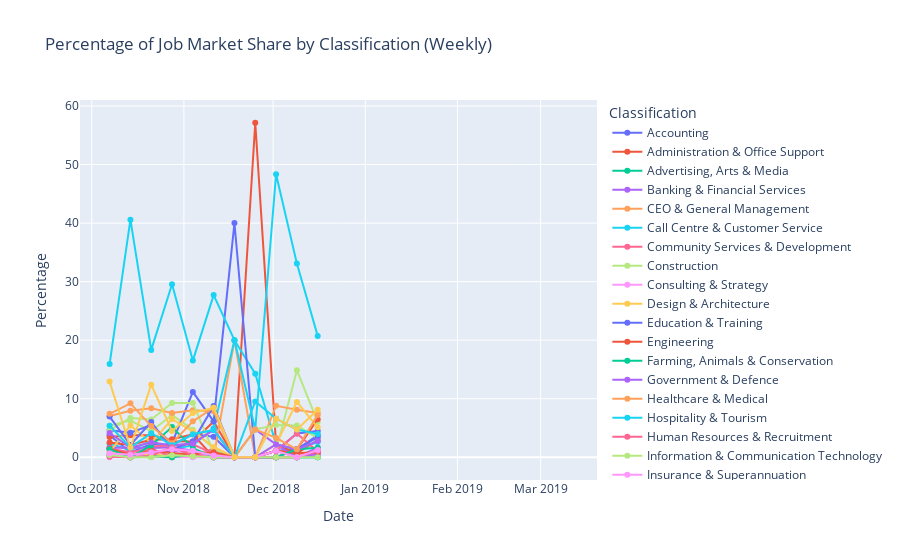

Notebook code cell kept with this figure:
### Markdown cell above
## Job Market by Sectors
Analyzing the job market by sectors is crucial for understanding the economic landscape and guiding both job seekers and policymakers. Identifying which sectors hold the highest market share helps highlight the dominant industries driving employment. Within each sector, spotlighting the main sub-sectors reveals more granular trends and specific areas of growth or decline. Comparing salary ranges across sectors and sub-sectors provides insights into the financial opportunities available, helping individuals and organizations make informed decisions about career paths and resource allocation. Understanding market trends is vital for advising students on which subjects to study to ensure future employability, aligning educational pathways with market demands.

### Code cell
classification_counts = df.groupby(['Date', 'Classification']).size().reset_index(name='Job Count')
classification_pivot = classification_counts.pivot(index='Date', columns='Classification', values='Job Count')

start_date = df['Date'].min()
end_date = df['Date'].max()
date_range = pd.date_range(start=start_date, end=end_date, freq='W')
date_range_df = pd.DataFrame(date_range, columns=['Date'])

classification_pivot = date_range_df.merge(classification_pivot, on='Date', how='left').fillna(0)
classification_pivot = classification_pivot.reset_index(drop=True)

classification_pivot['Total'] = classification_pivot.iloc[:, 1:].sum(axis=1)
for column in classification_pivot.columns[1:-1]:  # Exclude 'Date' and 'Total'
    classification_pivot[column + '_pct'] = (classification_pivot[column] / classification_pivot['Total']) * 100

classification_pct = classification_pivot.melt(id_vars=['Date', 'Total'], var_name='Classification', value_name='Percentage')
classification_pct = classification_pct[classification_pct['Classification'].str.endswith('_pct')]
classification_pct['Classification'] = classification_pct['Classification'].str.replace('_pct', '')

fig = px.line(classification_pct, x='Date', y='Percentage', color='Classification', title='Percentage of Job Market Share by Classification (Weekly)', markers=True)
fig.show()
